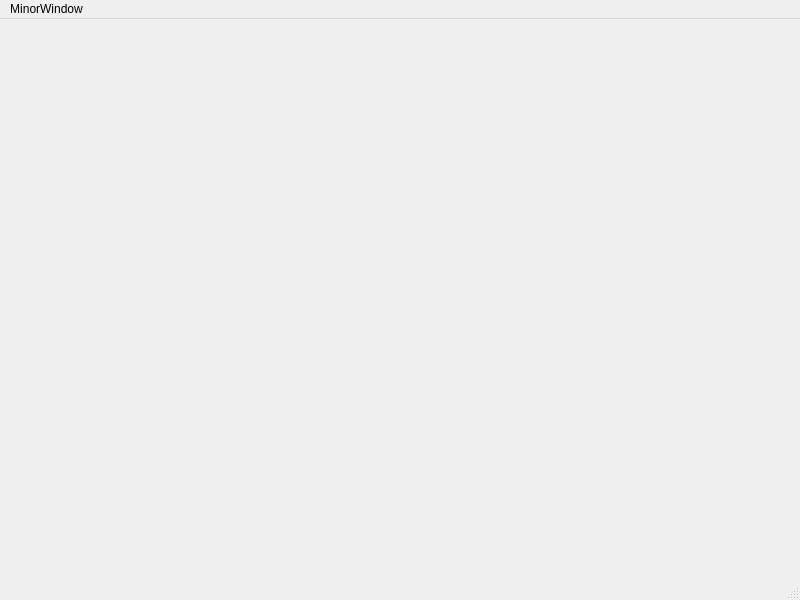
<?xml version="1.0" encoding="UTF-8"?>
<ui version="4.0">
 <class>MinorWindow</class>
 <widget class="QMainWindow" name="MinorWindow">
  <property name="geometry">
   <rect>
    <x>0</x>
    <y>0</y>
    <width>800</width>
    <height>600</height>
   </rect>
  </property>
  <property name="windowTitle">
   <string>MainWindow</string>
  </property>
  <widget class="QWidget" name="centralwidget"/>
  <widget class="QMenuBar" name="menubar">
   <property name="geometry">
    <rect>
     <x>0</x>
     <y>0</y>
     <width>800</width>
     <height>23</height>
    </rect>
   </property>
   <widget class="QMenu" name="menuMinorWindow">
    <property name="title">
     <string>MinorWindow</string>
    </property>
   </widget>
   <addaction name="menuMinorWindow"/>
  </widget>
  <widget class="QStatusBar" name="statusbar"/>
 </widget>
 <resources/>
 <connections/>
</ui>
